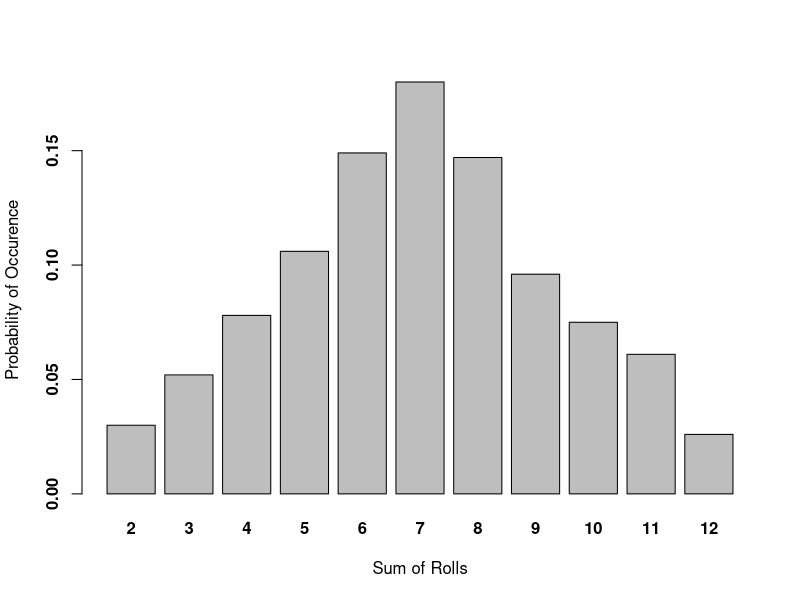
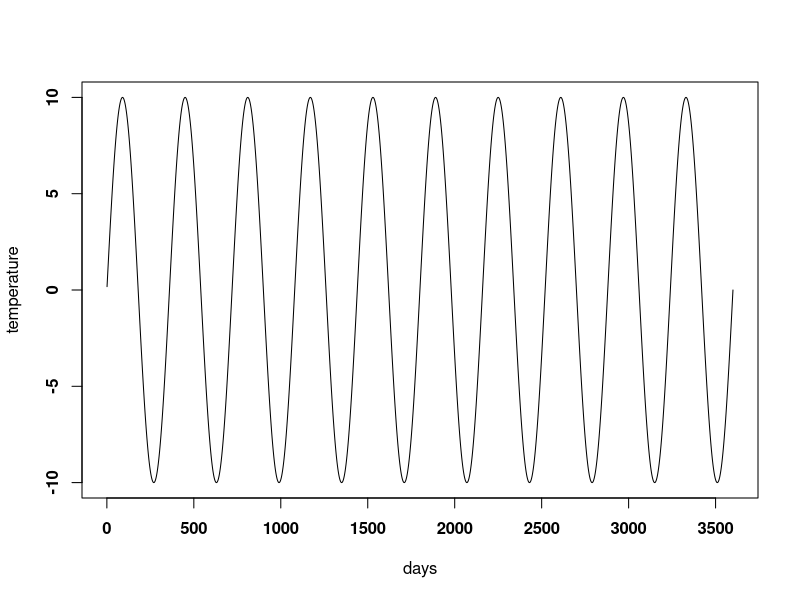
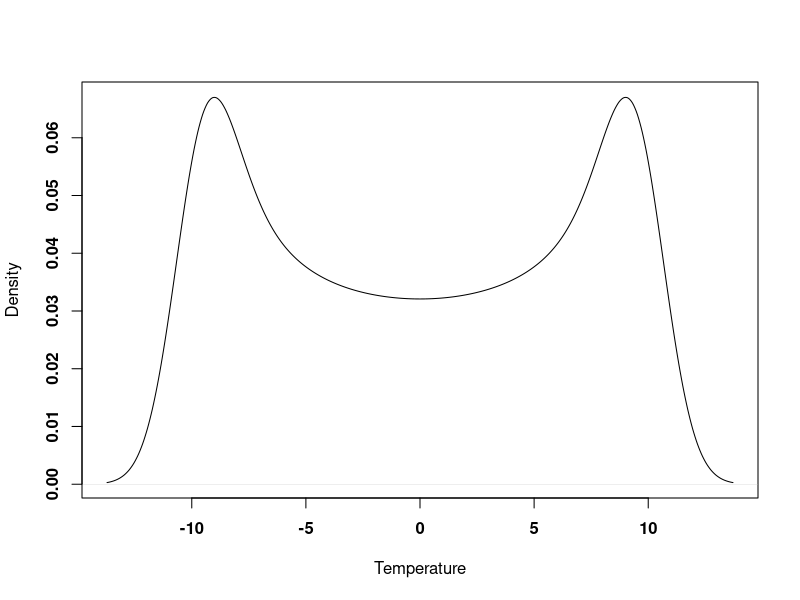
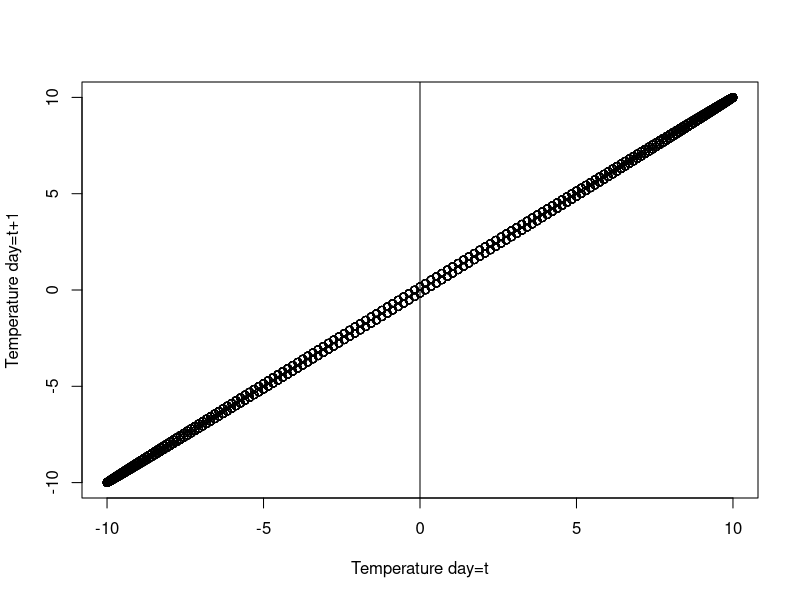
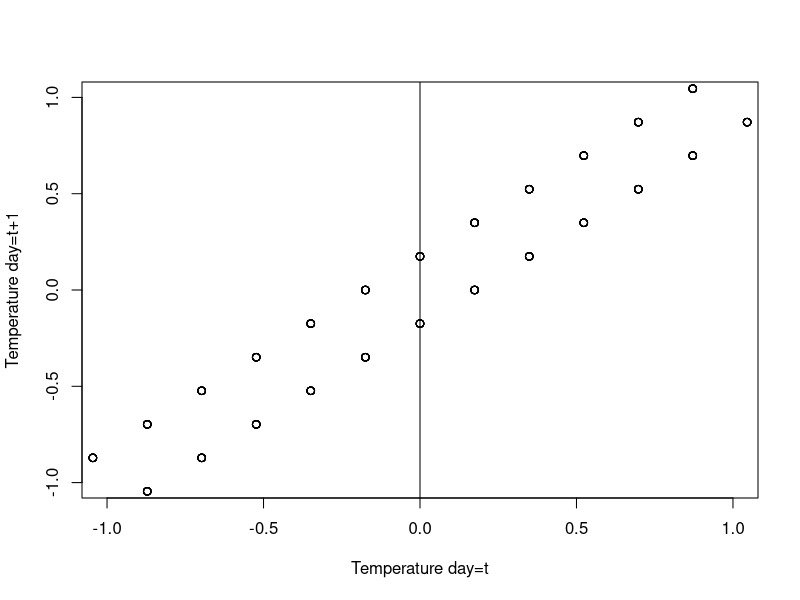
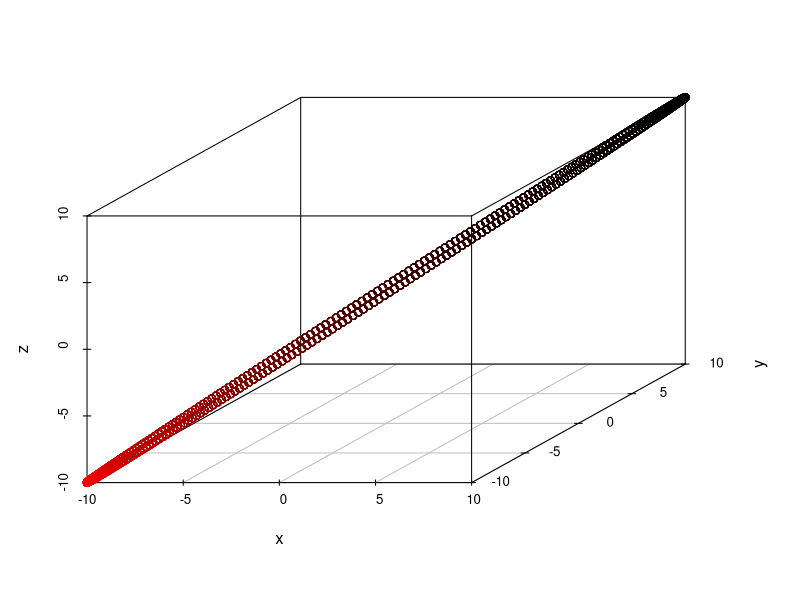

Reproduce these figures in R, in order.


# Random vs. Deterministic Process # 

# Rolling a dice #
##################
dice = c(1,2,3,4,5,6) # create a dice with 6 numbers

N = 1000 # roll the dice 1000 times

# drawing a random number from the 6 numnbers in dice 1000 times with replacement #
roll1 = sample(dice,N,replace=T)  
roll2 = sample(dice,N,replace=T)

x = roll1 + roll2 # adding the numbers from the 2 rolls

y=table(x)/length(x) # prepare the output table 

barplot(y,xlab="Sum of Rolls",ylab="Probability of Occurence",font=2) # plot the frequency values

# Seasonal Temperature #
##################
ndays = 360 # number of days in 1 year
nyrs = 10   # number of years

days = 1:(ndays*nyrs) # generate days

A = 10 # amplitude of the sine wave (-10 to 10)

temperature = A*sin(days*pi/180) # generate temperature data from sine wave

plot(days,temperature,type="l",font=2)

plot(density(temperature),xlab="Temperature",font=2,main="")

# Test for independence #
plot(temperature[1:((ndays*nyrs)-1)],temperature[2:(ndays*nyrs)],ylim=c(-10,10),xlim=c(-10,10),xlab="Temperature day=t", ylab="Temperature day=t+1")
abline(v=0)

plot(temperature[1:((ndays*nyrs)-1)],temperature[2:(ndays*nyrs)],ylim=c(-1,1),xlim=c(-1,1),xlab="Temperature day=t", ylab="Temperature day=t+1")
abline(v=0)

library(scatterplot3d)

temporig = temperature

x=temperature[1:((ndays*nyrs)-2)]

z=temperature[3:(ndays*nyrs)]

y=temperature[2:((ndays*nyrs)-1)]

scatterplot3d(x, y, z, highlight.3d=TRUE)

# Log Likelihood Under Dependence #
##################

#read in the data
x=c(1,0,0,0,1,0,0,1,1,1,1,1,1,1,0,0,0,0,1,0)

n=length(x)

p=0.5

pd=c(0.6, 1/3)  

# I am defining the p11 and p10 since the others are 1-these

#initialize log likelihood
if(x[1]==1)logl=log10(p) else logl =log10(1-p)

#Note that inside the if statement you need 2= signs to denote a test for an equality
# You can have <= for less than equal to and >= for greater than equal to

#run the loop to calculate logl using the conditional probabilities
for (i in 2:n) {
  # the { denotes a section of a script and is closed by }
  if(x[i-1]==1){
    if(x[i]==1)logl=logl+log10(pd[1])    # p11
    else   logl=logl+log10(1-pd[1])}   #  p01
  # this completes the definition if the previous value is a 1
  else 
    if(x[i]==1)logl=logl+log10(pd[2])    #p10
  else   logl=logl+log10(1-pd[2])}   #p00

# this completes the definition when the previous value is a 0
# now type out logl
logl
